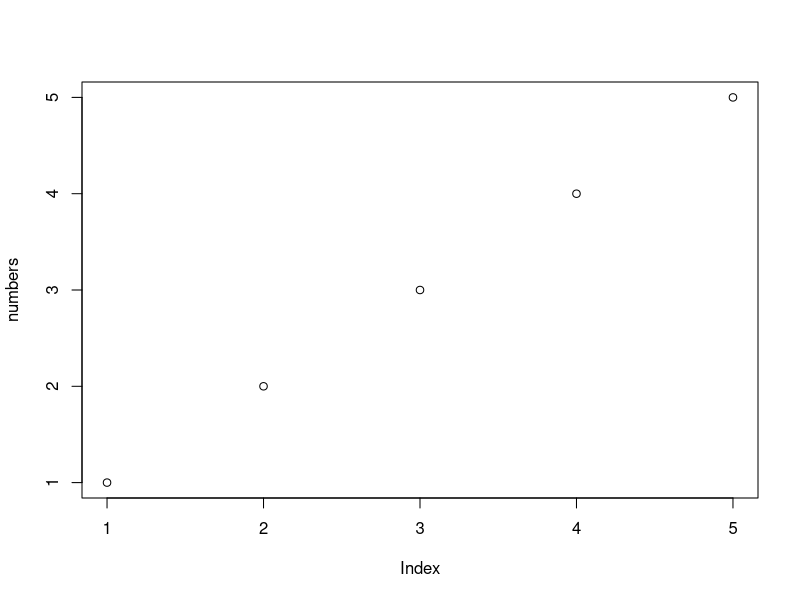

The R script that drew this image:
## ---- chunk 1
# Create a vector
numbers <- c(1, 2, 3, 4, 5)
print(paste("Sum:", sum(numbers)))
print(paste("Mean:", mean(numbers)))

plot(numbers)
